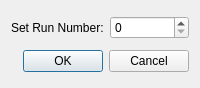
<?xml version="1.0" encoding="UTF-8"?>
<ui version="4.0">
 <class>Dialog</class>
 <widget class="QDialog" name="Dialog">
  <property name="geometry">
   <rect>
    <x>0</x>
    <y>0</y>
    <width>200</width>
    <height>88</height>
   </rect>
  </property>
  <property name="maximumSize">
   <size>
    <width>500</width>
    <height>16777215</height>
   </size>
  </property>
  <property name="windowTitle">
   <string>Dialog</string>
  </property>
  <layout class="QGridLayout" name="gridLayout">
   <item row="0" column="0">
    <widget class="QLabel" name="label">
     <property name="text">
      <string>Set Run Number:</string>
     </property>
    </widget>
   </item>
   <item row="0" column="1">
    <widget class="QSpinBox" name="spinBox">
     <property name="maximumSize">
      <size>
       <width>100</width>
       <height>16777215</height>
      </size>
     </property>
    </widget>
   </item>
   <item row="1" column="0" colspan="2">
    <widget class="QDialogButtonBox" name="buttonBox">
     <property name="orientation">
      <enum>Qt::Horizontal</enum>
     </property>
     <property name="standardButtons">
      <set>QDialogButtonBox::Cancel|QDialogButtonBox::Ok</set>
     </property>
    </widget>
   </item>
  </layout>
 </widget>
 <resources/>
 <connections>
  <connection>
   <sender>buttonBox</sender>
   <signal>accepted()</signal>
   <receiver>Dialog</receiver>
   <slot>accept()</slot>
   <hints>
    <hint type="sourcelabel">
     <x>190</x>
     <y>62</y>
    </hint>
    <hint type="destinationlabel">
     <x>157</x>
     <y>87</y>
    </hint>
   </hints>
  </connection>
  <connection>
   <sender>buttonBox</sender>
   <signal>rejected()</signal>
   <receiver>Dialog</receiver>
   <slot>reject()</slot>
   <hints>
    <hint type="sourcelabel">
     <x>190</x>
     <y>68</y>
    </hint>
    <hint type="destinationlabel">
     <x>199</x>
     <y>87</y>
    </hint>
   </hints>
  </connection>
 </connections>
 <slots>
  <slot>updateRun()</slot>
  <slot>Numreturn()</slot>
 </slots>
</ui>
